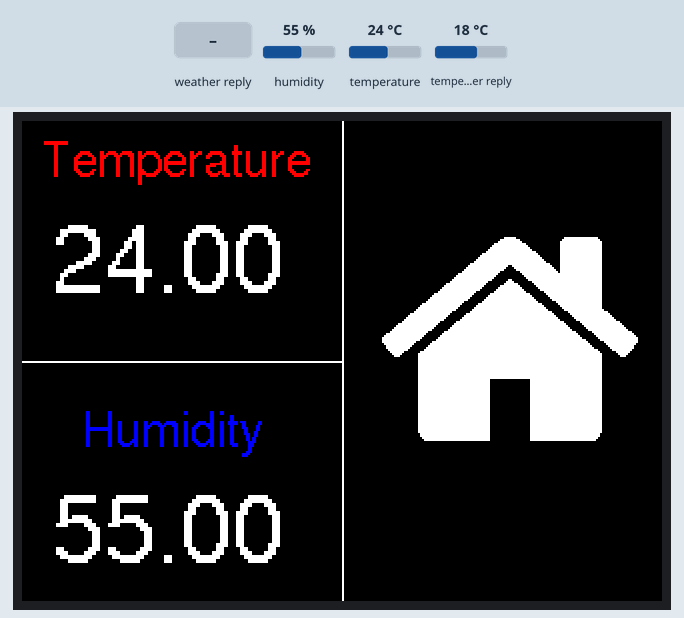
A sketch run on a simulated ESP8266 (NodeMCU). Shown: 320×240 colour display. The inputs (shaded band) are chosen by the test bench; at power-on: humidity 55 %, temperature 24 °C, temperature in the weather reply 18 °C. WiFi joins after 1.5 s; servers stay silent unless stated; the local clock reads 2024-03-15 10:24:30 at power-on unless the sketch sets it; web services answer with replies made up by the test bench; what the sketch prints to the serial monitor is not drawn.

Above: at 2.8 s.
2.9 s: weather in the web reply set to Clear
At 13.0 s:
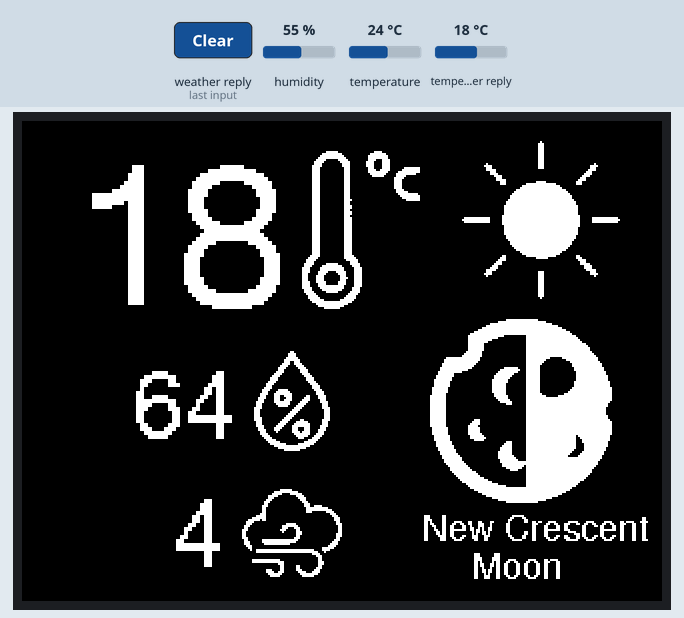
13.5 s: humidity set to 22 %
At 23.3 s:
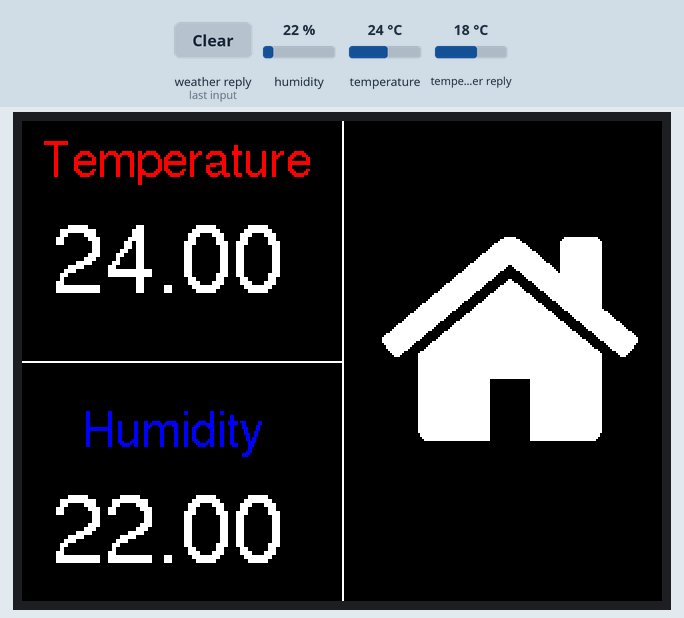
23.6 s: weather in the web reply set to Clouds
At 32.9 s:
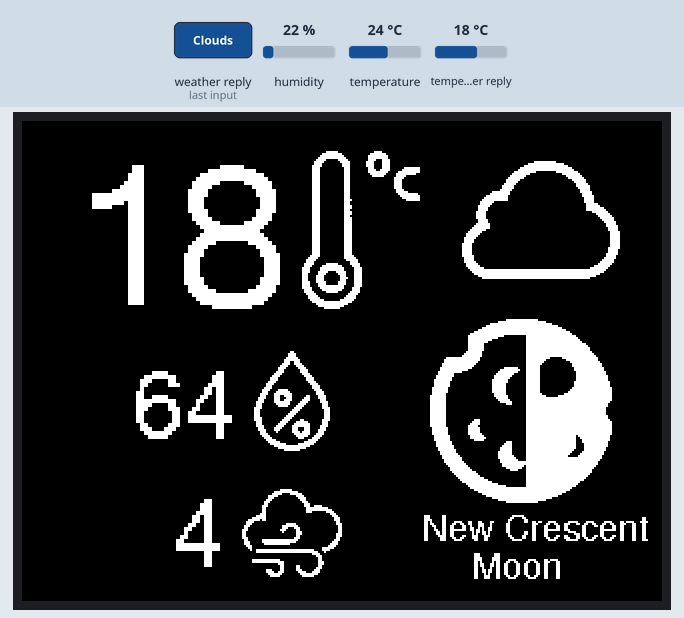
33.9 s: temperature set to 12 °C
At 43.5 s:
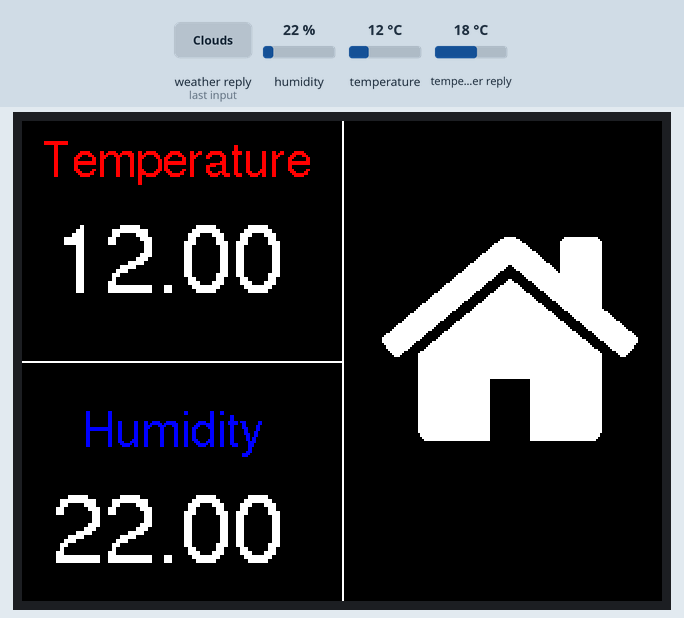
44.1 s: weather in the web reply set to Rain
At 54.1 s:
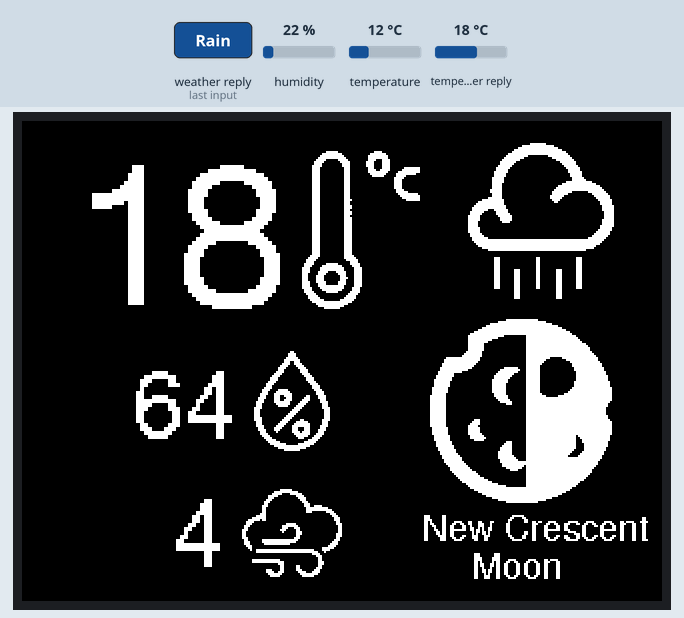
54.4 s: humidity set to 40 %
At 63.4 s:
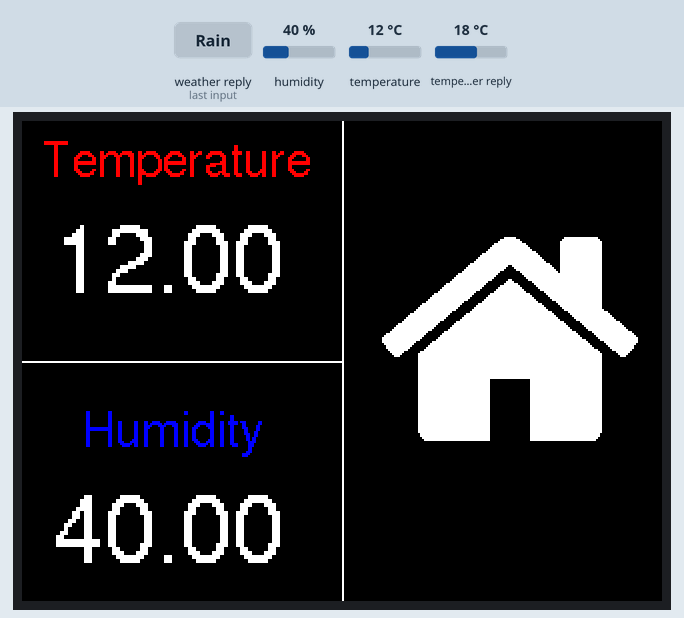
Timing chart, 0 to 64.9 s (numbered marks = the images above; inputs shaded):
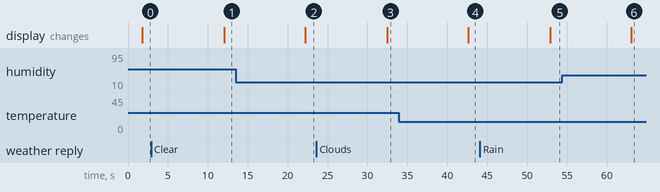

Measured:
- after the input at 2.9 s, the display: changes after 9.2 s (image 1)
- after the input at 13.5 s, the display: changes after 8.7 s (image 2)
- after the input at 23.6 s, the display: changes after 8.9 s (image 3)
- after the input at 33.9 s, the display: changes after 8.7 s (image 4)
- after the input at 44.1 s, the display: changes after 8.8 s (image 5)
- after the input at 54.4 s, the display: changes after 8.6 s (image 6)

The sketch:

rokas-work.ino
```cpp
#include "Free_Fonts.h" // Include the font file
#include "Images.h" //Include the image file
#include "Moon_phase.h"
#include "SPI.h" //Screen lib
#include "TFT_eSPI.h" //Screen lib
// Use hardware SPI
TFT_eSPI tft = TFT_eSPI();
unsigned long drawTime = 0;

// Arduino JSON library for JSON data
#include <ArduinoJson.h>

// ESP libraries
#include <ESP8266WiFi.h>
#include <WiFiClient.h>
#include <ESP8266HTTPClient.h>

// BME libraries
#include <Adafruit_Sensor.h>
#include <Adafruit_BME280.h>
#include <Wire.h>
#include <SPI.h>
#define D1 5
#define D2 4
#define D4 2
#define D3 0

// assign the SPI bus to pins
#define BME_SCK D1
#define BME_MISO D4
#define BME_MOSI D2
#define BME_CS D3
// initialize Adafruit BME280 library
Adafruit_BME280 bme(BME_CS, BME_MOSI, BME_MISO, BME_SCK); // software SPI

// for round function
#include <math.h>

// time for moon phase
#include <time.h> //Time library for moon phase
int timezone = 3;
int dst = 0;
String nfm = ""; // days to next full moon
const int button = 16;
//WIFI username, password and client
char ssid[] = "Node";
char pass[] = "weather1";
WiFiClient client;

//Setting up open weather
String Location= "klaipeda,LT";
int status = WL_IDLE_STATUS;
String API_Key= "726f61710c107acb6b7240ae0e6a70a0";
int prevState = LOW;
int currState;
int nState = 0;


void setup(void) {
  Serial.begin(9600);
  pinMode(button, INPUT);
  Serial.println(F("BME280 test"));
  bool status;
  // default settings
  status =  bme.begin();
  while (!status) {
    delay(1000);
  }


  //TFT
  tft.begin();
  tft.setRotation(1);

  //WIFI
  Serial.begin(9600);
  WiFi.begin(ssid, pass);
  Serial.print("Connecting");
  while( WiFi.status() != WL_CONNECTED ) {
    delay(500);
    Serial.print(".");
  }

  configTime(3 * 3600, 0, "pool.ntp.org", "time.nist.gov");
  Serial.println("\nWaiting for time");
  while (!time(nullptr)) {
    Serial.print(".");
    delay(1000);
  }
  Serial.println("");

}

void loop() {
   getHome();
   delay(10000);
   getWeather();
   delay(10000);
}

void getWeather() {
  if (WiFi.status() == WL_CONNECTED)  //Check WiFi connection status
  {
    HTTPClient http;  //Declare an object of class HTTPClient

    // specify request destination
    http.begin("http://api.openweathermap.org/data/2.5/weather?q=" + Location + "&APPID=" + API_Key);  // !!

    int httpCode = http.GET();  // send the request

    if (httpCode > 0)  // check the returning code
    {
      String payload = http.getString();   //Get the request response payload

      DynamicJsonBuffer jsonBuffer(512);

      // Parse JSON object
      JsonObject& root = jsonBuffer.parseObject(payload);
      if (!root.success()) {
        Serial.println(F("Parsing failed!"));
        return;
      }

      float temp         = (float)(root["main"]["temp"]) - 273.15;        // get temperature in °C
      int weather_status = root["weather"][0]["id"];                      // get weather status
      int   humidity     = root["main"]["humidity"];                      // get humidity in %
      float pressure     = (float)(root["main"]["pressure"]) / 1000;      // get pressure in bar
      float wind_speed   = root["wind"]["speed"];                         // get wind speed in m/s
      int  wind_degree   = root["wind"]["deg"];                           // get wind degree in °

      // send data to method
      displayElements(temp, weather_status, humidity, pressure, wind_degree,  wind_speed);
    }
    http.end();   //Close connection
  }

  time_t now = time(nullptr);
  splitTime(ctime(&now));
}

void displayElements(float temp, int weather_status, int humidity, float pressure, float wind_degree, int wind_speed) {
  tft.fillScreen(TFT_BLACK);
  tft.setFreeFont(FF4);
  tft.setTextColor(TFT_WHITE);
  tft.setTextSize(2);
  int t = round(temp);
  char str[8];
  itoa( t, str, 10 );

  if (strlen(str) == 2) {
    tft.drawString(str, 25, 20, FONT6);
    tft.drawBitmap(130, 15,  thermometer, 79, 80, TFT_WHITE);

  } else if (strlen(str) == 1) {
    tft.drawString(str, 50, 20, FONT6);
    tft.drawBitmap(100, 15,  thermometer, 79, 80, TFT_WHITE);

  } else if (strlen(str) == 3) {
    tft.drawString(str, 10, 20, FONT6);
    tft.drawBitmap(150, 15,  thermometer, 79, 80, TFT_WHITE);
  }

  checkWeatherStatus(weather_status);

//  //Small bar
//  tft.setTextSize(1);
  itoa( humidity, str, 10 );
  tft.setFreeFont(FF18);
  int px = responsiveNumbers(strlen(str));
  tft.drawString(str, px, 123, GFXFF);
  tft.drawBitmap(110, 115,  humid, 50, 50, TFT_WHITE);

  itoa( wind_speed, str, 10 );
  px = responsiveNumbers(strlen(str));
  tft.drawString(str, px, 187, GFXFF);
  tft.drawBitmap(110, 184,  wspeed, 50, 50, TFT_WHITE);

//  itoa( pressure, str, 10 );
//  px = responsiveNumbers(strlen(str));
//  tft.drawString(str, px, 170, GFXFF);
//  tft.drawBitmap(70, 170,  pressu, 35, 35, TFT_WHITE);
//
//  itoa( wind_speed, str, 10 );
//  tft.drawString(str, 120, 170, GFXFF);
//  tft.drawBitmap(160, 168,  wspeed, 35, 35, TFT_WHITE);
//
//  itoa( wind_degree, str, 10 );
//  px = responsiveNumbers(strlen(str));
//  tft.drawString(str, 100 + px, 120, GFXFF);
//  tft.drawBitmap(170, 118,  degree, 35, 35, TFT_WHITE);
 }


// There follows a crude way of flagging that this example sketch needs fonts which
// have not been enbabled in the User_Setup.h file inside the TFT_HX8357 library.
//
// These lines produce errors during compile time if settings in User_Setup are not correct
//
// The error will be "does not name a type" but ignore this and read the text between ''
// it will indicate which font or feature needs to be enabled
//
// Either delete all the following lines if you do not want warnings, or change the lines
// to suit your sketch modifications.

#ifndef LOAD_GLCD
//ERROR_Please_enable_LOAD_GLCD_in_User_Setup
#endif

#ifndef LOAD_GFXFF
ERROR_Please_enable_LOAD_GFXFF_in_User_Setup!
#endif

void  checkWeatherStatus(int weather) {

  if (weather > 199 & weather < 233) {
       tft.drawBitmap(220 , 10,  thunder, 79, 79, TFT_WHITE);
  }

  if (weather > 299 & weather < 322) {
    tft.drawBitmap(220, 10, drizzle, 79, 79, TFT_WHITE);
  }
  if (weather > 499 & weather < 532) {
    tft.drawBitmap(220, 10, rain, 79, 79, TFT_WHITE);
  }
  if (weather > 599 & weather < 623) {
    tft.drawBitmap(220, 10, snow, 79, 79, TFT_WHITE);
  }
  if (weather > 699 & weather < 801) {
    tft.drawBitmap(220, 10,  sun, 79, 79, TFT_WHITE);
  }
  if (weather > 800) {
    tft.drawBitmap(220, 10,  cloud, 79, 79, TFT_WHITE);
  }

}

void splitTime(String nowTime) {

   String monthString = nowTime.substring(4,7);
   String dayInt = nowTime.substring(8,10);
   String yearInt = nowTime.substring(20,25);
   int monthInt = getMonthInt(monthString);
   Serial.println("diena");
   Serial.println(dayInt);
   Serial.println("metai");
   Serial.println(yearInt);
   Serial.println("menesis");
   Serial.println(monthInt);
   double julian = julianDat(yearInt.toInt(), monthInt, dayInt.toInt());
   int mp = moon_phase(julian);
   Serial.println("menulio laikrodis");
   Serial.println(mp);
   drawMoon(mp);
}

double julianDat(int year, int month, int day) {

  int timeZone = 3; //Taking our time zone
  double  zone = -(timeZone * 60 / 1440.0);

  if (month <= 2) {
    year -= 1;
    month += 12;
  }
  double day2 = day + zone + 0.5;
  double A = floor(year / 100.0);
  double B = 2 - A + floor(A / 4.0);
  double JD = floor(365.25 * (year + 4716)) + floor(30.6001 * (month + 1)) + day2 + B - 1524.5;
  return JD;
}

int getMonthInt(String monthString){
  char *monthArray[]= {"Jan", "Feb", "Mar", "Apr", "May", "Jun", "Jul", "Aug", "Sep", "Oct", "Nov", "Dec"};
  int arrSize = sizeof(monthArray);
  for (byte i = 0; i < arrSize; i = i + 1) {
    if (monthString == monthArray[i]) {
      return i+1;
    }
  }
}

int moon_phase(double julian){
  // calculates the age of the moon phase(0 to 7)
  // there are eight stages, 0 is full moon and 4 is a new moon
  double jd = 0; // Julian Date
  double ed = 0; //days elapsed since start of full moon
  int b= 0;
  jd = julian;
  jd = int(jd - 2244116.75); // start at Jan 1 1972
  jd /= 29.53; // divide by the moon cycle
  b = jd;
  jd -= b; // leaves the fractional part of jd
  ed = jd * 29.53; // days elapsed this month
  nfm = String((int(29.53 - ed))); // days to next full moon
  b = jd*8 +0.5;
  b = b & 7;
  return b;
}

void drawMoon(int mp) {

  switch (mp){
    case 0:
    tft.setTextSize(1);
    tft.setFreeFont(FF17);
    tft.drawBitmap(200 , 95,  Full_Moon, 96,96, TFT_WHITE);
//    tft.drawString("Pilnatis", 210, 210, GFXFF);
    tft.drawString("Full Moon", 205, 198, GFXFF);
    break;

    case 1:
    tft.setTextSize(1);
    tft.setFreeFont(FF17);
    tft.drawBitmap(200 , 95,  Wanning_Gibbous, 96,96, TFT_WHITE);
//    tft.drawString("Delčia", 230, 210, GFXFF);
    tft.drawString("Wanning Gibbous", 175, 196, GFXFF);
    tft.drawString("Moon", 225, 215, GFXFF);

    break;
    case 2:
    tft.setTextSize(1);
    tft.setFreeFont(FF17);
    tft.drawBitmap(200 , 95,  Third_Quater_Moom, 96,96, TFT_WHITE);
//    tft.drawString("Trečiasis ketvirtis", 210, 210, GFXFF);
    tft.drawString("Third Quater", 180, 196, GFXFF);
    tft.drawString("Moon", 225, 215, GFXFF);

    break;
    case 3:
    tft.setTextSize(1);
    tft.setFreeFont(FF17);
    tft.drawBitmap(200 , 95,  Old_Crescent_Moon, 96,96, TFT_WHITE);
//    tft.drawString("Mažėjantis pusmėnulis", 210, 210, GFXFF);
    tft.drawString("Old Crescent", 200, 196, GFXFF);
    tft.drawString("Moon", 225, 215, GFXFF);

    break;
    case 4:
    tft.setTextSize(1);
    tft.setFreeFont(FF17);
    tft.drawBitmap(200 , 95,  New_Moon, 96,96, TFT_WHITE);
//    tft.drawString("Jaunatis",210, 210, GFXFF);
    tft.drawString("New Moon", 205, 196, GFXFF);

    break;
    case 5:
    tft.setTextSize(1);
    tft.setFreeFont(FF17);
    tft.drawBitmap(200 , 95,  New_Crescent_Moon, 96,96, TFT_WHITE);
//    tft.drawString("Vaško pusmenulis", 210, 210, GFXFF);
    tft.drawString("New Crescent", 200, 196, GFXFF);
    tft.drawString("Moon", 225, 215, GFXFF);

    break;
    case 6:
    tft.setTextSize(1);
    tft.setFreeFont(FF17);
    tft.drawBitmap(200 , 95,  First_Quater_Moon, 96,96, TFT_WHITE);
    tft.drawString("First Quater", 180, 196, GFXFF);
    tft.drawString("Moon", 230, 215, GFXFF);
//    tft.drawString("Pirmasis ketvirtis", 210, 210, GFXFF);

    break;
    case 7:
    tft.setTextSize(1);
    tft.setFreeFont(FF17);
    tft.drawBitmap(200 , 95,  Waxing_Gibbous_Moon, 96,96, TFT_WHITE);
//    tft.drawString("Priešpilnis", 210, 210, GFXFF);
    tft.drawString("Waxing Gibbous", 177, 196, GFXFF);
    tft.drawString("Moon", 225, 215, GFXFF);

    break;
  }
}

int responsiveNumbers(int str) {
  if (str == 1) {
    return 75;

  } else if (str == 2) {
    return 55;

  } else if (str == 3) {
   return 37;
  }

}

void getHome() {
  tft.fillScreen(TFT_BLACK);
  tft.setFreeFont(FF4);
  tft.setFreeFont(FF18);
  char str[8];

  // read temperature, humidity and pressure from the BME280 sensor
  tft.setTextSize(1);
  tft.setTextColor(TFT_RED);
  tft.drawString("Temperature", 10, 10, GFXFF);
  tft.setTextColor(TFT_BLUE);
  tft.drawString("Humidity", 30, 145, GFXFF);
  tft.setTextColor(TFT_WHITE);
  tft.setTextSize(2);
  float temp = bme.readTemperature();    // get temperature in °C
  dtostrf( temp, 1,2, str );
  tft.drawString(str, 15, 50, GFXFF);
  float humi = bme.readHumidity();       // get humidity in %
  dtostrf( humi, 1,2, str );
  tft.drawString(str, 15, 185, GFXFF);
  tft.drawBitmap(180 , 45,  house, 128,128, TFT_WHITE);
  tft.drawLine(0, 120, 160, 120, TFT_WHITE);
  tft.drawLine(160, 0, 160, 320, TFT_WHITE);
}
```

Source omitted: Free_Fonts.h (9056 bytes), Images.h (data table, 54301 bytes), Moon_phase.h (data table, 57737 bytes)
